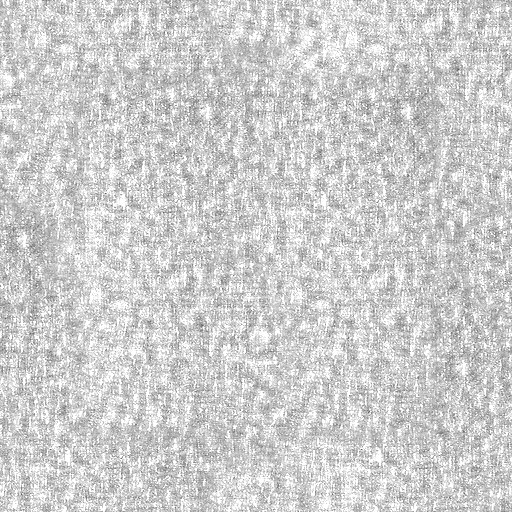
#> input picture .claude/skills/arpg-forge/assets/template/src/render/actor3d/tex/fabric_detail.jpg, 512 x 512 px, given in place of Metal038_1K-JPG_Color.jpg, which was not available
$ python prep_textures.py ../assets/template/src/render/actor3d/tex/fabric_detail.jpg out.png
#> lines starting #> are read from the running program, lines starting #| are printed output that depends on the picture
"""Turn downloaded ambientCG (CC0) sets into small, tint-able PBR maps for the character baker.

Usage: python3 prep_textures.py <dir with unzipped ambientCG 1K-JPG sets> <out dir>
  Sets used: Metal038, Metal054A, Leather037, Fabric031 (CC0, https://ambientcg.com).
  The template ships the output in assets/template/src/render/actor3d/tex/; rerun only to
  swap materials (keep the file names, or add a loader entry in actor3d/materials.js).

Outputs (512px JPG, tileable):
  <name>_detail.jpg  grayscale albedo detail, mean ~0.8 (multiplied by the look's colour)
  <name>_rough.jpg   roughness, contrast-stretched into a target range
  <name>_normal.jpg  OpenGL tangent-space normal
"""
import sys
from pathlib import Path
import numpy as np
from PIL import Image, ImageFilter

SRC = Path(sys.argv[1])
OUT = Path(sys.argv[2])
OUT.mkdir(parents=True, exist_ok=True)
N = 512
rng = np.random.default_rng(7)


def load(path, mode='L'):
    im = Image.open(path).convert(mode).resize((N, N), Image.LANCZOS)
    return np.asarray(im, dtype=np.float32) / 255.0


def save_gray(a, name):
    Image.fromarray((np.clip(a, 0, 1) * 255).astype(np.uint8), 'L').convert('RGB').save(OUT / name, quality=88)


def save_rgb(a, name):
    Image.fromarray((np.clip(a, 0, 1) * 255).astype(np.uint8), 'RGB').save(OUT / name, quality=90)


def stretch(a, lo, hi, p=(2, 98)):
    a0, a1 = np.percentile(a, p)
    return lo + (hi - lo) * np.clip((a - a0) / max(1e-4, a1 - a0), 0, 1)


def blur_wrap(a, r):
    """Gaussian blur that keeps the texture tileable."""
    t = np.tile(a, (3, 3))
    im = Image.fromarray((t * 255).astype(np.uint8)).filter(ImageFilter.GaussianBlur(r))
    b = np.asarray(im, dtype=np.float32) / 255.0
    return b[N:2 * N, N:2 * N]


def low_noise(scale_px, seed):
    r = np.random.default_rng(seed).random((N, N)).astype(np.float32)
    b = blur_wrap(r, scale_px)
    return (b - b.mean()) / (b.std() + 1e-6)


def detail(color_path, mean=0.8, contrast=1.0):
    L = load(color_path)
    L = (L - L.mean()) / (L.std() + 1e-6)
    return np.clip(mean + 0.11 * contrast * L, 0.35, 1.0)


def normal_from_height(h, strength):
    gx = (np.roll(h, -1, 1) - np.roll(h, 1, 1)) * 0.5
    gy = (np.roll(h, -1, 0) - np.roll(h, 1, 0)) * 0.5
    n = np.stack([-gx * strength, gy * strength, np.ones_like(h)], -1)  # OpenGL: +Y up
    return n / np.linalg.norm(n, axis=-1, keepdims=True)


def load_normal(path):
    a = load(path, 'RGB') * 2 - 1
    return a / np.linalg.norm(a, axis=-1, keepdims=True)


def combine_normals(a, b):
    """Whiteout blend."""
    n = np.stack([a[..., 0] + b[..., 0], a[..., 1] + b[..., 1], a[..., 2] * b[..., 2]], -1)
    return n / np.linalg.norm(n, axis=-1, keepdims=True)


def to_rgb(n):
    return n * 0.5 + 0.5


def hammered():
    """Soft overlapping dents (tileable) like hand-beaten plate."""
    h = np.zeros((N, N), np.float32)
    yy, xx = np.mgrid[0:N, 0:N].astype(np.float32)
    for _ in range(140):
        cx, cy = rng.random() * N, rng.random() * N
        r = 14 + rng.random() * 34
        dx = (xx - cx + N / 2) % N - N / 2
        dy = (yy - cy + N / 2) % N - N / 2
        h -= np.exp(-(dx * dx + dy * dy) / (r * r)) * (0.6 + rng.random() * 0.4)
    return (h - h.min()) / (h.max() - h.min())


# ---------- metal (shared by plate / steel / gold; tinted per material)
m1 = SRC / 'Metal038'
m2 = SRC / 'Metal054A'
det = 0.7 * detail(m1 / 'Metal038_1K-JPG_Color.jpg') + 0.3 * detail(m2 / 'Metal054A_1K-JPG_Color.jpg')
#> in detail, `L = (L - L.mean()) / (L.std() + 1e-6)`:
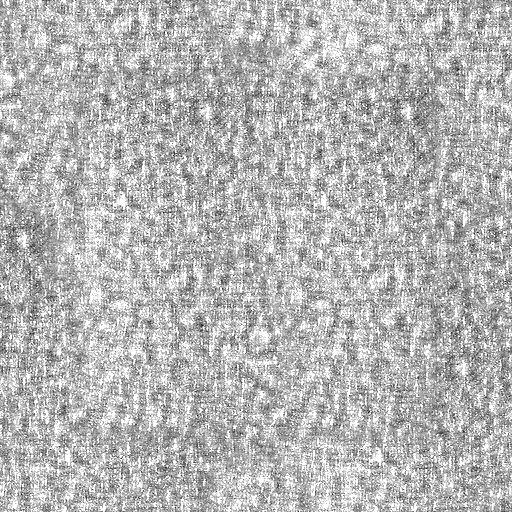
#> L: shape (512, 512) float32; min -4.09, max 1.65, mean -4.47e-07; drawn with min black and max white
#> call 2 of detail, with mean = 0.8, contrast = 1
#> call 2 of load, with mode = 'L'
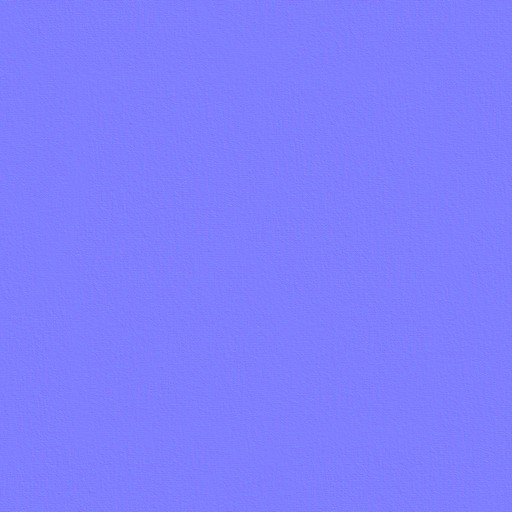
#> input picture .claude/skills/arpg-forge/assets/template/src/render/actor3d/tex/fabric_normal.jpg, 512 x 512 px, given in place of Metal054A_1K-JPG_Color.jpg, which was not available
#> in detail (call 2), `L = (L - L.mean()) / (L.std() + 1e-6)`:
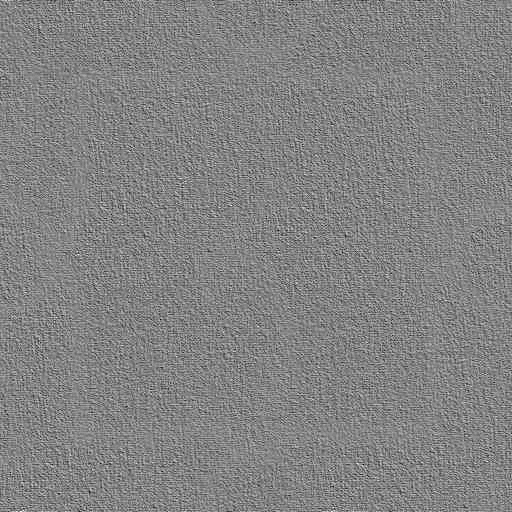
#> L: shape (512, 512) float32; min -5.61, max 5.3, mean -9.59e-07; drawn with min black and max white
#> in detail (call 2), `return np.clip(mean + 0.11 * contrast * L, 0.35, 1.0)`:
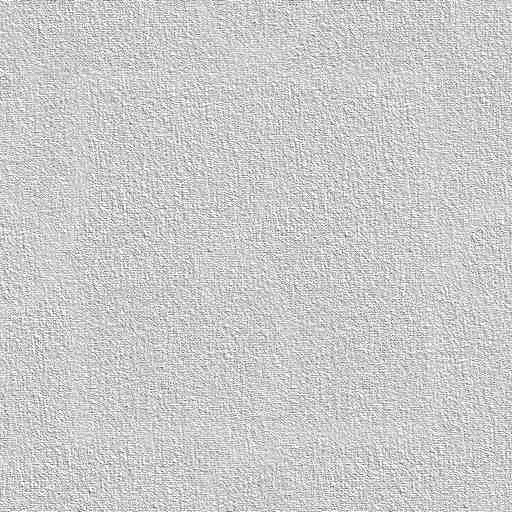
#> returned value: shape (512, 512) float32; min 0.35, max 1, mean 0.799
blot = low_noise(28, 1)
#> in low_noise, `b = blur_wrap(r, scale_px)`:
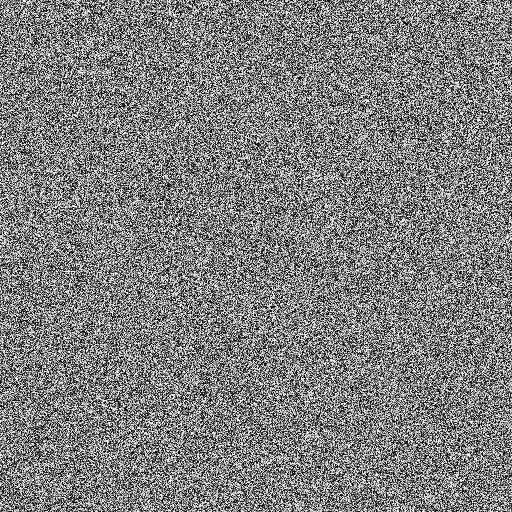
#> r: shape (512, 512) float32; min 7.71e-07, max 1, mean 0.5
#> in low_noise, `return (b - b.mean()) / (b.std() + 1e-6)`:
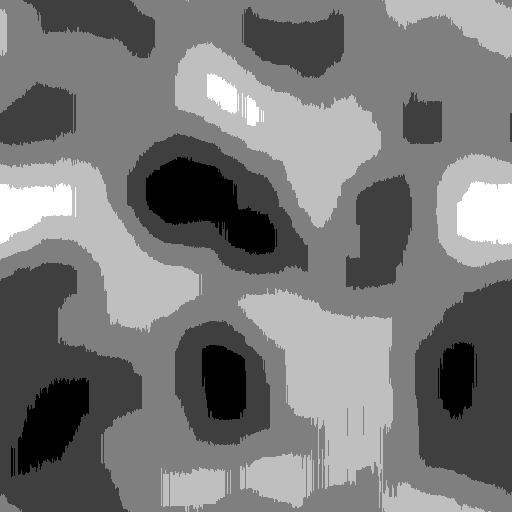
#> returned value: shape (512, 512) float32; min -2.07, max 2.31, mean -7.08e-08; drawn with min black and max white
det = np.clip(det + 0.05 * blot, 0.4, 1.0)
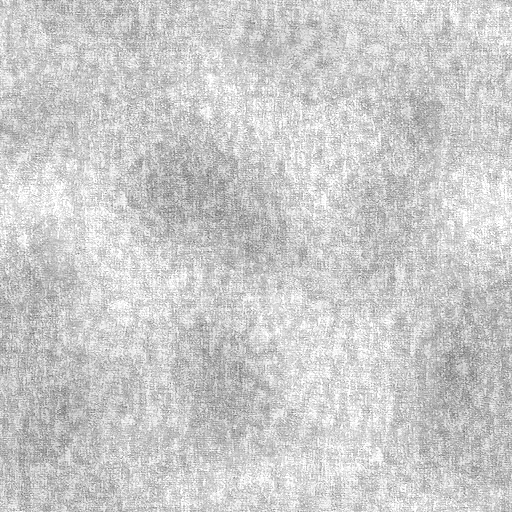
#> det: shape (512, 512) float32; min 0.4, max 1, mean 0.799
save_gray(det, 'metal_detail.jpg')

r1 = load(m1 / 'Metal038_1K-JPG_Roughness.jpg')
r2 = load(m2 / 'Metal054A_1K-JPG_Roughness.jpg')
#> (the run stopped early here; a loop or call above may not have finished)
